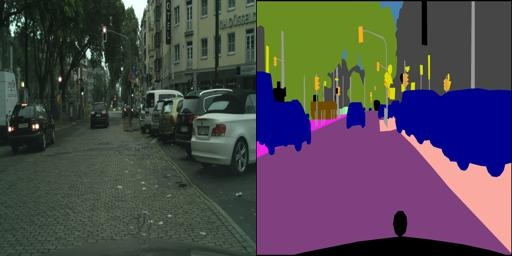
#> input picture data/raw/cityscapes/train/1038.jpg, 512 x 256 px; its folder holds only this picture in this run
$ python check_data_format.py
#> lines starting #> are read from the running program, lines starting #| are printed output that depends on the picture
"""
检查Cityscapes数据集格式的脚本
用于确认图像是否为左右拼接格式（左侧photo，右侧label）
"""

import os
from PIL import Image
import numpy as np

def check_image_format(image_path):
    """检查单张图像的格式"""
#> called with image_path = '../../data/raw/cityscapes/train/1038.jpg'
    try:
        img = Image.open(image_path)
#> img is the input picture: PIL image 512x256 RGB; mean R, G, B 77.3, 72.2, 79
        width, height = img.size
#> width = 512; height = 256
        channels = len(img.getbands())
#> channels = 3

        print(f"图像路径: {image_path}")
        print(f"尺寸: {width} x {height}")
#| 尺寸: 512 x 256
        print(f"通道数: {channels}")
#| 通道数: 3

        # 检查是否为左右拼接（宽度应该是高度的2倍左右）
        if width > height * 1.5:
            print("[OK] 疑似左右拼接格式（宽度明显大于高度）")
            # 分割左右两部分查看
            left_half = img.crop((0, 0, width // 2, height))
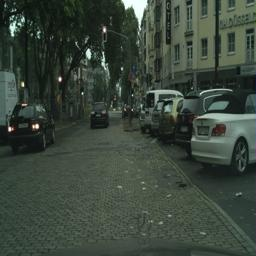
#> left_half: PIL image 256x256 RGB; mean R, G, B 59, 70.5, 60
            right_half = img.crop((width // 2, 0, width, height))
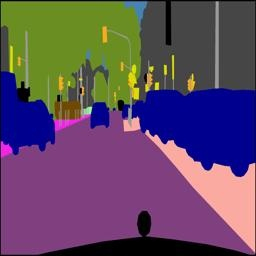
#> right_half: PIL image 256x256 RGB; mean R, G, B 95.6, 73.9, 98.1

            # 转换为numpy数组检查
            left_arr = np.array(left_half)
            right_arr = np.array(right_half)

            print(f"  左侧部分（photo）: {left_arr.shape}, 像素值范围: [{left_arr.min()}, {left_arr.max()}]")
#|   左侧部分（photo）: (256, 256, 3), 像素值范围: [0, 255]
            print(f"  右侧部分（label）: {right_arr.shape}, 像素值范围: [{right_arr.min()}, {right_arr.max()}]")
#|   右侧部分（label）: (256, 256, 3), 像素值范围: [0, 255]

            # 检查右侧是否为标签图（通常颜色较少或为特定颜色映射）
            if channels == 3:
                right_unique_colors = len(np.unique(right_arr.reshape(-1, 3), axis=0))
#> right_unique_colors = 13918
                print(f"  右侧唯一颜色数: {right_unique_colors}")
#|   右侧唯一颜色数: 13918
                if right_unique_colors < 100:
                    print("  [OK] 右侧疑似语义标签图（颜色种类较少）")
                else:
                    print("  [WARNING] 右侧颜色种类较多，可能不是标准标签图")

            return True, left_half, right_half
        else:
            print("[WARNING] 不是明显的左右拼接格式")
            return False, None, None

    except Exception as e:
        print(f"错误: {e}")
        return False, None, None

if __name__ == "__main__":
    # 检查train和val目录中的样例图像
    base_dir = "../../data/raw/cityscapes"

    print("=" * 60)
    print("检查训练集样例图像")
    print("=" * 60)
    train_dir = os.path.join(base_dir, "train")
    if os.path.exists(train_dir):
        train_files = [f for f in os.listdir(train_dir) if f.endswith('.jpg')]
        if train_files:
            sample_file = os.path.join(train_dir, train_files[0])
            check_image_format(sample_file)

    print("\n" + "=" * 60)
    print("检查验证集样例图像")
    print("=" * 60)
    val_dir = os.path.join(base_dir, "val")
    if os.path.exists(val_dir):
        val_files = [f for f in os.listdir(val_dir) if f.endswith('.jpg')]
        if val_files:
            sample_file = os.path.join(val_dir, val_files[0])
            check_image_format(sample_file)
#> call 2 of check_image_format, with image_path = '../../data/raw/cityscapes/val/10.jpg'
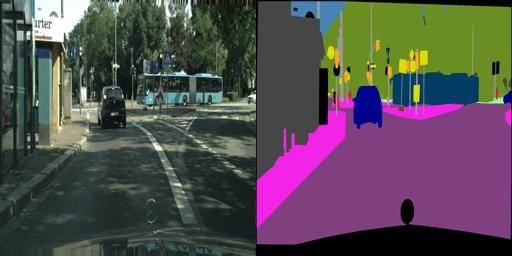
#> input picture data/raw/cityscapes/val/10.jpg, 512 x 256 px
#> in check_image_format, img is the input picture: PIL image 512x256 RGB; mean R, G, B 85.1, 76.8, 81.7
#| 尺寸: 512 x 256
#| 通道数: 3
#> in check_image_format (call 2), `left_half = img.crop((0, 0, width // 2, height))`:
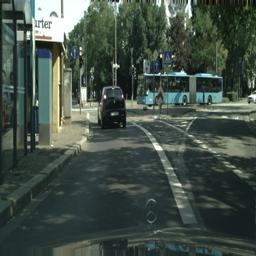
#> left_half: PIL image 256x256 RGB; mean R, G, B 67.3, 79.9, 71.4
#> in check_image_format (call 2), `right_half = img.crop((width // 2, 0, width, height))`:
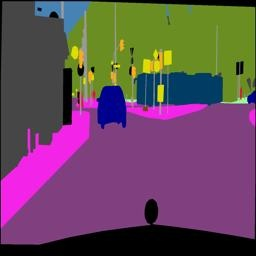
#> right_half: PIL image 256x256 RGB; mean R, G, B 102.8, 73.6, 92
#|   左侧部分（photo）: (256, 256, 3), 像素值范围: [0, 255]
#|   右侧部分（label）: (256, 256, 3), 像素值范围: [0, 255]
#> in check_image_format (call 2), `right_unique_colors = len(np.unique(right_arr.reshape(-1, 3), axis=0))`: right_unique_colors = 14087
#|   右侧唯一颜色数: 14087

    print("\n" + "=" * 60)
    print("数据集统计")
    print("=" * 60)
    if os.path.exists(train_dir):
        train_count = len([f for f in os.listdir(train_dir) if f.endswith('.jpg')])
        print(f"训练集图像数量: {train_count}")

    if os.path.exists(val_dir):
        val_count = len([f for f in os.listdir(val_dir) if f.endswith('.jpg')])
        print(f"验证集图像数量: {val_count}")

    # 检查是否有test目录
    test_dir = os.path.join(base_dir, "test")
    if os.path.exists(test_dir):
        test_count = len([f for f in os.listdir(test_dir) if f.endswith('.jpg')])
        print(f"测试集图像数量: {test_count}")
    else:
        print("测试集: 未找到test目录")
        print("\n建议:")
        print("1. 从验证集中分出一部分作为测试集（推荐）")
        print("2. 从训练集中分出一部分作为测试集")
        print("3. 使用验证集作为测试集（但这样就没有验证集了）")
